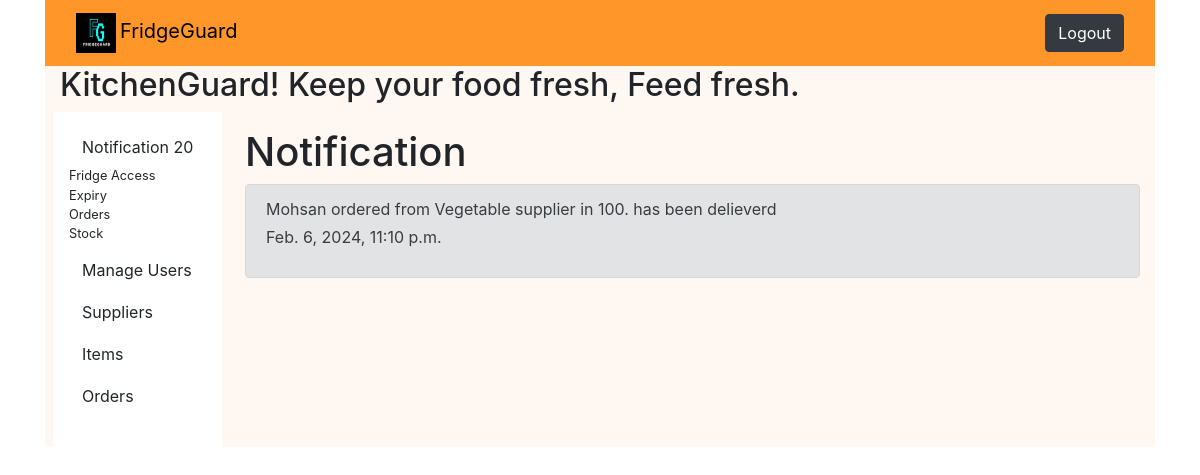
/updates/order (signed in), run on an earlier commit of the app's database.
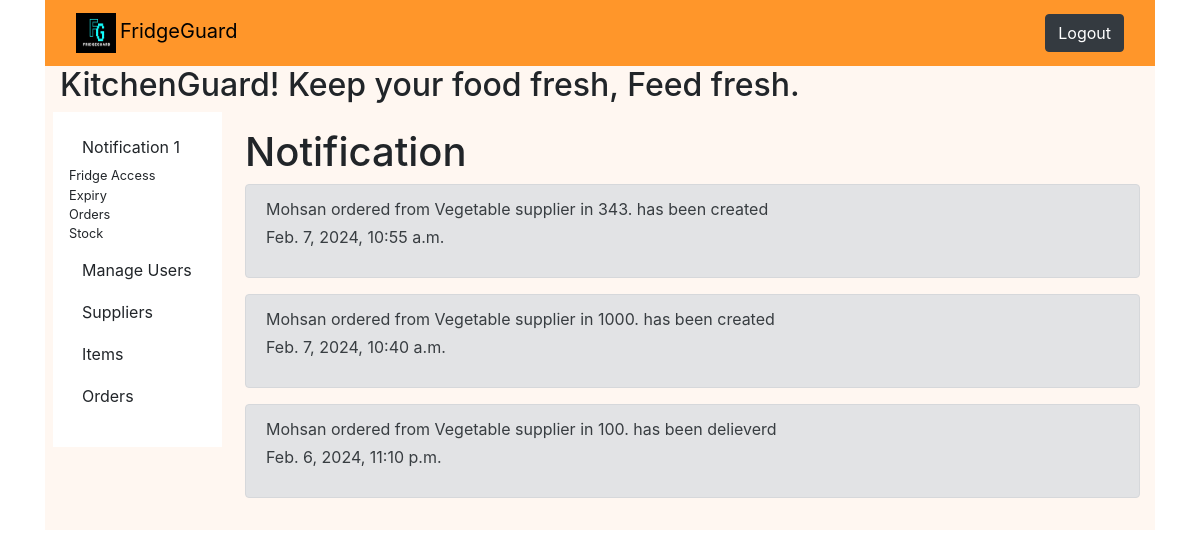
And on a later commit of the database.
### fridge/models.py (models this page shows, shortened)
class Notification(models.Model):
    user = models.ForeignKey(settings.AUTH_USER_MODEL,
                             on_delete=models.CASCADE)
    type = models.CharField(max_length=50, choices=NOTIFICATION_TYPE)
    message = models.TextField()
    created_at = models.DateTimeField(auto_now_add=True)
    is_read = models.BooleanField(default=False)

### fridge/views.py (the view)
# urls.py: path('updates/order', OrdersNotificationListView.as_view(), name="order_updates"),
class OrdersNotificationListView(LoginRequiredMixin, ListView):
    model = Notification
    template_name = "fridge/updates.html"
    context_object_name = "notifications"
    def get_queryset(self):
        queryset = Notification.objects.filter(
            type__contains='order').order_by("-created_at")
        queryset.update(is_read=True)
        return queryset

### fridge/context_processors.py (called while the page is built)
def dynamic_context(request):
    if request.user.is_superuser:
        notification_count = Notification.objects.filter(is_read=False).count()
        return {"notification_count": notification_count}
    return {}

### fridge/templates/fridge/updates.html
{% extends "fridge/admin_base.html"%}
{% block superuser_content %}
    <h1>Notification</h1>
    {% if notifications%}
    {% for notify in notifications %}
    <div class="alert {% if notify.is_read %} alert-secondary {% else %} alert-primary {% endif %}" role="alert">
        {{notify.message}}
        <p class="mt-1"> {{notify.created_at}} </p>
    </div>
    {% endfor %}
    {% else %}
    <p>No new notification</p>
    {% endif %}
    {% endblock superuser_content %}

What changed in the data, as far as the page shows it:
added Notification: message "Mohsan ordered from Vegetable supplier in 343. has been created", created_at "Feb. 7, 2024, 10:55 a.m."
added Notification: message "Mohsan ordered from Vegetable supplier in 1000. has been created", created_at "Feb. 7, 2024, 10:40 a.m."
Also different on the page:
{{ notification_count }}: "20" → "1"
